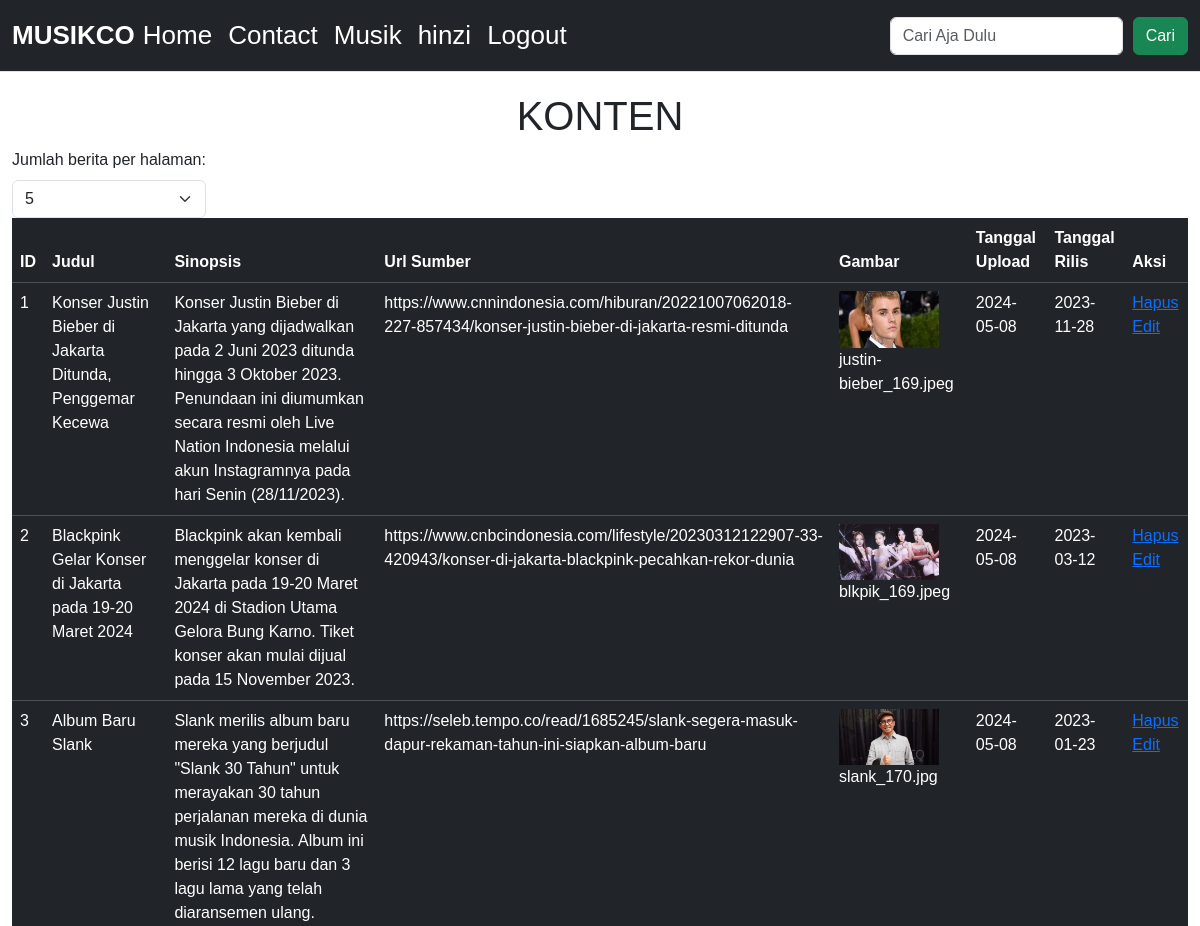
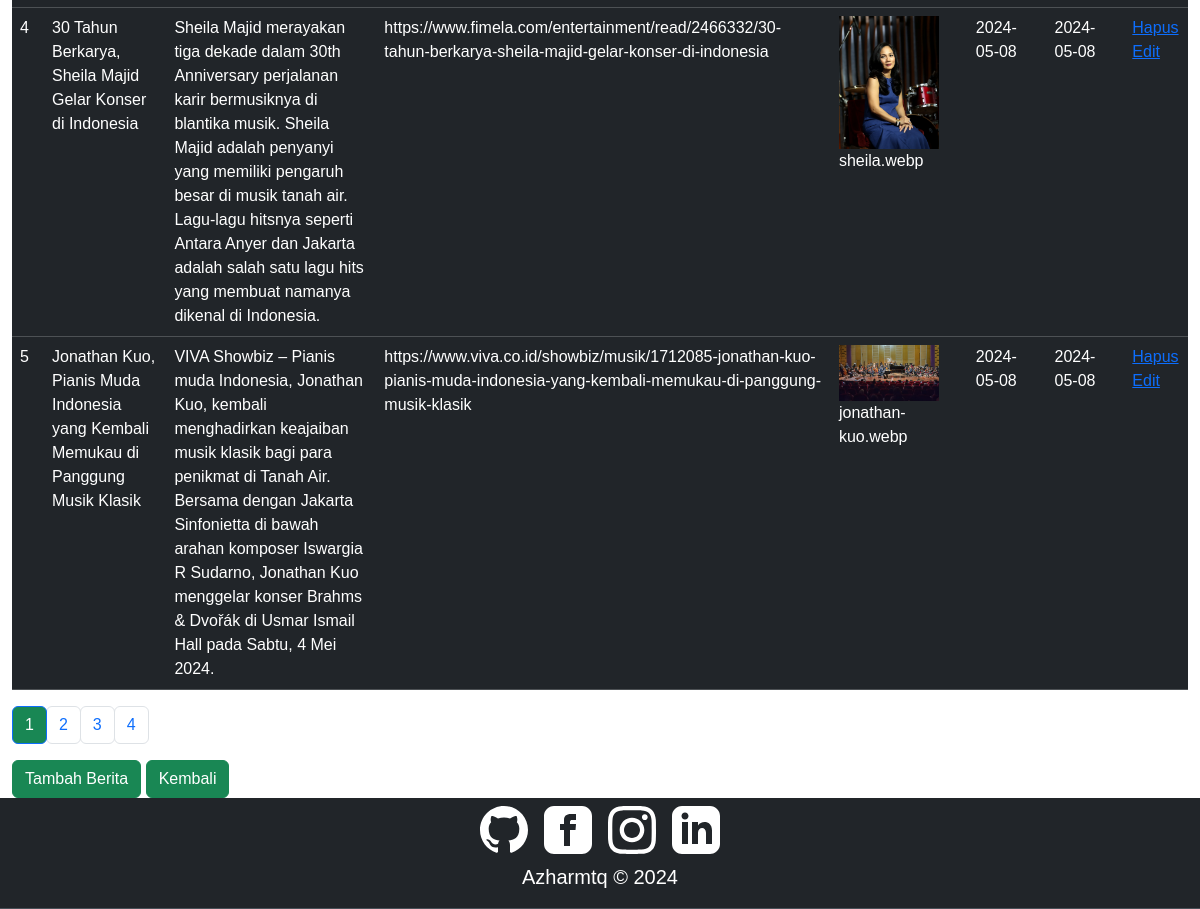
The page /admin/content.php (signed in) on the database its author committed (2 pictures, top to bottom).
### tables this page shows
CREATE TABLE `content` (
  `content_id` int NOT NULL,
  `content_title` varchar(255) NOT NULL,
  `content_musik` longtext NOT NULL,
  `content_url` longtext NOT NULL,
  `content_picture` varchar(255) NOT NULL,
  `content_upload` date DEFAULT NULL,
  `content_release` date DEFAULT NULL
);

### admin/content.php (the view, shortened to what this page needs)
<?php
include 'koneksi.php';
function getTotalContentCount($koneksi, $search = null) {
    $query = "SELECT COUNT(*) AS total FROM content";
    $result = mysqli_query($koneksi, $query);
    $row = mysqli_fetch_assoc($result);
    return $row['total'];
}
function getContent($koneksi, $offset, $limit, $search = null) {
    $query = "SELECT * FROM content";
    $query .= " LIMIT $offset, $limit";
    $result = mysqli_query($koneksi, $query);
    return $result;
}
$page = isset($_GET['page']) ? $_GET['page'] : 1;
$limit = isset($_GET['limit']) ? $_GET['limit'] : 5;
$search = isset($_GET['search']) ? $_GET['search'] : null;
$totalContent = getTotalContentCount($koneksi, $search);
$totalPages = ceil($totalContent / $limit);
$page = max(1, min($page, $totalPages));
$offset = ($page - 1) * $limit;
$content = getContent($koneksi, $offset, $limit, $search);
?>
<!DOCTYPE html>
<html lang="en">
<head>
    <?php include 'meta.php';?>
</head>
<body>
    <?php include '../include/navbar.php';?>
    <div class="container-fluid">
        <div class="row">
            <div class="container">
                <div class="table-responsive">
                <h1>KONTEN</h1>
                <div class="option">
                    <label for="limitSelect" class="form-label">Jumlah berita per halaman:</label>
                    <select class="form-select" id="limitSelect" onchange="changeLimit()">
                        <option value="5" <?php echo $limit == 5 ? 'selected' : ''; ?>>5</option>
                    </select>
                </div>
                <table class="table table-dark">
                        <thead>
                            <tr>
                                <th scope="col">ID</th>
                                <th scope="col">Judul</th>
                                <th scope="col">Sinopsis</th>
                                <th scope="col">Url Sumber</th>
                                <th scope="col">Gambar</th>
                                <th scope="col">Tanggal Upload</th>
                                <th scope="col">Tanggal Rilis</th>
                                <th scope="col">Aksi</th>
                            </tr>
                        </thead>
                        <tbody>
                            <?php if ($totalContent > 0) : ?>
                                <?php while ($row = mysqli_fetch_assoc($content)) : ?>
                                    <tr>
                                        <td><?php echo $row['content_id']; ?></td>
                                        <td><?php echo $row['content_title']; ?></td>
                                        <td><?php echo $row['content_musik']; ?></td>
                                        <td><?php echo $row['content_url']; ?></td>
                                        <td><img src="../assets/img/<?php echo $row['content_picture']; ?>" alt=""><?php echo $row['content_picture']; ?></td>
                                        <td><?php echo $row['content_upload']; ?></td>
                                        <td><?php echo $row['content_release']; ?></td>
                                        <td>
                                            <a href="./content_delete.php?id=<?php echo $row['content_id']; ?>">Hapus</a>
                                            <a href="./content_edit.php?id=<?php echo $row['content_id']; ?>">Edit</a>
                                        </td>
                                    </tr>
                                <?php endwhile; ?>
                            <?php else : ?>
                                <tr>
                                    <td colspan="8">Data tidak ditemukan.</td>
                                </tr>
                            <?php endif; ?>
                        </tbody>
                    </table>
                    <div>
                        <div class="table-responsive">
                    <nav aria-label="Page navigation example">
                    <ul class="pagination">
                        <?php if ($totalContent > 0) : ?>
                            <?php for ($i = 1; $i <= $totalPages; $i++) : ?>
                                <?php if ($i <= 3 || $i >= $totalPages - 2 || ($i >= $page - 1 && $i <= $page + 1)) : ?>
                                    <li class="page-item <?php echo $i == $page ? 'active' : ''; ?>"><a class="page-link btn btn-outline-success" href="?page=<?php echo $i . ($search ? '&search=' . $search : '') . '&limit=' . $limit; ?>"><?php echo $i; ?></a></li>
                                <?php elseif ($i == 4 && $page > 5) : ?>
                                    <li class="page-item disabled"><a class="page-link btn btn-outline-success" href="#">...</a></li>
                                <?php elseif ($i == $totalPages - 3 && $page < $totalPages - 4) : ?>
                                    <li class="page-item disabled"><a class="page-link btn btn-outline-success" href="#">...</a></li>
                                <?php endif; ?>
                            <?php endfor; ?>
                        <?php endif; ?>
                    </ul>
                    <a href="content_add.php" class="btn btn-success">Tambah Berita</a>
                    <a href="admin.php" class="btn btn-success">Kembali</a>
                </nav>
            </div>
        </div>
    </div>
</div>
</div>
</div>
    <?php include '../include/footer.php';?>
</body>
</html>

### assets/css/style.css (style rules this page uses)
body { min-height: 100vh; }
* { font-family: "Poppins", sans-serif; --bs-navbar-hover-color: #1bb46d; }
.active { --bs-pagination-active-bg: #198754; }
h1 { display: flex; place-content: center; padding-top: 20px; }
.option { width: max-content; }
tr td img { width: 100px; height:auto; }

### rows shown on the page
content: content_id "1", content_title "Konser Justin Bieber di Jakarta Ditunda, Penggemar Kecewa", content_musik "Konser Justin Bieber di Jakarta yang dijadwalkan pada 2 Juni 2023 ditunda hingga 3 Oktober 2023. Penundaan ini diumumkan secara resmi oleh Live Nation Indonesia melalui akun Instagramnya pada hari Senin (28/11/2023).", content_url "https://www.cnnindonesia.com/hiburan/20221007062018-227-857434/konser-justin-bieber-di-jakarta-resmi-ditunda", content_picture (picture), content_picture "justin-bieber_169.jpeg", content_upload "2024-05-08", content_release "2023-11-28"
content: content_id "2", content_title "Blackpink Gelar Konser di Jakarta pada 19-20 Maret 2024", content_musik "Blackpink akan kembali menggelar konser di Jakarta pada 19-20 Maret 2024 di Stadion Utama Gelora Bung Karno. Tiket konser akan mulai dijual pada 15 November 2023.", content_url "https://www.cnbcindonesia.com/lifestyle/20230312122907-33-420943/konser-di-jakarta-blackpink-pecahkan-rekor-dunia", content_picture (picture), content_picture "blkpik_169.jpeg", content_upload "2024-05-08", content_release "2023-03-12"
content: content_id "3", content_title "Album Baru Slank", content_musik "Slank merilis album baru mereka yang berjudul \"Slank 30 Tahun\" untuk merayakan 30 tahun perjalanan mereka di dunia musik Indonesia. Album ini berisi 12 lagu baru dan 3 lagu lama yang telah diaransemen ulang.", content_url "https://seleb.tempo.co/read/1685245/slank-segera-masuk-dapur-rekaman-tahun-ini-siapkan-album-baru", content_picture (picture), content_picture "slank_170.jpg", content_upload "2024-05-08", content_release "2023-01-23"
content: content_id "4", content_title "30 Tahun Berkarya, Sheila Majid Gelar Konser di Indonesia", content_musik "Sheila Majid merayakan tiga dekade dalam 30th Anniversary perjalanan karir bermusiknya di blantika musik. Sheila Majid adalah penyanyi yang memiliki pengaruh besar di musik tanah air. Lagu-lagu hitsnya seperti Antara Anyer dan Jakarta adalah salah satu lagu hits yang membuat namanya dikenal di Indonesia.", content_url "https://www.fimela.com/entertainment/read/2466332/30-tahun-berkarya-sheila-majid-gelar-konser-di-indonesia", content_picture (picture), content_picture "sheila.webp", content_upload "2024-05-08", content_release "2024-05-08"
content: content_id "5", content_title "Jonathan Kuo, Pianis Muda Indonesia yang Kembali Memukau di Panggung Musik Klasik", content_musik "VIVA Showbiz – Pianis muda Indonesia, Jonathan Kuo, kembali menghadirkan keajaiban musik klasik bagi para penikmat di Tanah Air. Bersama dengan Jakarta Sinfonietta di bawah arahan komposer Iswargia R Sudarno, Jonathan Kuo menggelar konser Brahms & Dvořák di Usmar Ismail Hall pada Sabtu, 4 Mei 2024.", content_url "https://www.viva.co.id/showbiz/musik/1712085-jonathan-kuo-pianis-muda-indonesia-yang-kembali-memukau-di-panggung-musik-klasik", content_picture (picture), content_picture "jonathan-kuo.webp", content_upload "2024-05-08", content_release "2024-05-08"

### other values the page prints
$username "hinzi"
